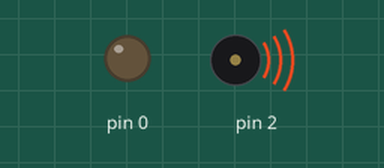
This sketch was run on a simulated Arduino Uno, built with avr-gcc and run on an emulated ATmega328P. Parts: output pins drawn as LEDs (lit = HIGH), buzzer (waves = sounding). Pins used as bus, display or sensor lines are not drawn.

Above: at 0.06 s.
At 3.08 s:
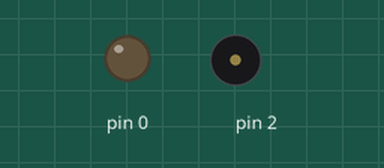
Timing chart, 0 to 3.7 s (numbered marks = the images above):
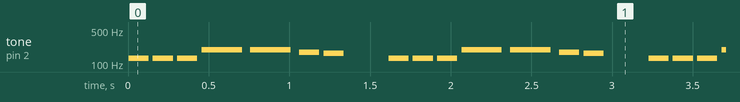

The sketch:

polling.ino
```cpp
//音樂部分(巨集)
#define NOTE_C3 131
#define NOTE_D3 147
#define NOTE_E3 165
#define NOTE_F3 175
#define NOTE_G3 196
#define NOTE_A3 220
#define NOTE_B3 247
#define NOTE_C4 262

//圖形部分(巨集)
#define ROW1 13
#define ROW2 12
#define ROW3 11
#define ROW4 10
#define ROW5 9
#define ROW6 8
#define ROW7 7
#define ROW8 6

#define COL1 5
#define COL2 4
#define COL3 3
#define COL4 A4
#define COL5 A3
#define COL6 A2
#define COL7 A1
#define COL8 A0

//#define BUTTON 2

//音樂部分(陣列)
int melody[] = {
  NOTE_C3, NOTE_C3, NOTE_C3, NOTE_G3, NOTE_G3, NOTE_F3, NOTE_E3, 0, NOTE_D3, NOTE_E3, NOTE_F3, 0, NOTE_E3,
  NOTE_D3, NOTE_C3, NOTE_C3, NOTE_E3, NOTE_D3, NOTE_G3, NOTE_C3, NOTE_C3, NOTE_C3, NOTE_D3
};

int noteDurations[] = {
  8, 8, 8, 4, 4, 8, 8, 8, 4, 8, 8, 8, 4,
  8, 8, 4, 4, 8, 4, 4, 8, 4, 4
};

//圖形部分(矩陣)
const int row[] = { ROW1, ROW2, ROW3, ROW4, ROW5, ROW6, ROW7, ROW8 };
const int col[] = { COL1, COL2, COL3, COL4, COL5, COL6, COL7, COL8 };

byte scan[8][8] = {
  {1, 0, 0, 0, 0, 0, 0, 0},
  {0, 1, 0, 0, 0, 0, 0, 0},
  {0, 0, 1, 0, 0, 0, 0, 0},
  {0, 0, 0, 1, 0, 0, 0, 0},
  {0, 0, 0, 0, 1, 0, 0, 0},
  {0, 0, 0, 0, 0, 1, 0, 0},
  {0, 0, 0, 0, 0, 0, 1, 0},
  {0, 0, 0, 0, 0, 0, 0, 1}
};

byte circle[8][8] = {
  {1, 1, 0, 0, 0, 0, 1, 1},
  {1, 0, 1, 1, 1, 1, 0, 1},
  {0, 1, 0, 1, 1, 0, 1, 0},
  {0, 1, 1, 1, 1, 1, 1, 0},
  {0, 1, 0, 1, 1, 0, 1, 0},
  {0, 1, 1, 0, 0, 1, 1, 0},
  {1, 0, 1, 1, 1, 1, 0, 1},
  {1, 1, 0, 0, 0, 0, 1, 1}
};


//byte previousState=0, presentState=0, patternNumber=0;

void setup()
{
  for (byte i = 0; i <= sizeof(row); i++) {
    pinMode(row[i], OUTPUT);
  }
  for (byte i = 0; i <= sizeof(col); i++) {
    pinMode(col[i], OUTPUT);
  }

  //pinMode(BUTTON, INPUT_PULLUP);
  //Serial.begin(9600);
}
int thisNote = -1, noteDuration = 0;
long presentTime = 0, previousTime = 0, pauseBetweenNotes = 0;


void checkToPlay() {
  presentTime = millis();
  if (presentTime - previousTime >= pauseBetweenNotes) {

    thisNote += 1;
    if (thisNote >= 8) {
      thisNote = -1;
      pauseBetweenNotes = 100;
      previousTime = millis();
    }
    else {


      noteDuration = 1000 / noteDurations[thisNote];
      tone(2, melody[thisNote], noteDuration);
      pauseBetweenNotes = noteDuration * 1.2;
      previousTime = presentTime;
    }
  }
}
void showPattern(byte matrix[8][8])
{
  for (byte i = 0; i < 8; i++) {
    for (byte j = 0; j < 8; j++) {
      digitalWrite(row[j],1-scan[i][j]);
      digitalWrite(col[j],1-matrix[i][j]);
    }
    for (byte j = 0; j < 8; j++) {
      digitalWrite(row[j], HIGH);
      digitalWrite(col[j], LOW);
    }
  }
}
void loop()
{
  showPattern(circle);
  delay(2);
  checkToPlay();
}


/*presentState = digitalRead(BUTTON);
  if(presentState == 1 && previousState == 0){
  patternNumber++;
  if(patternNumber > 2) patternNumber = 0;
  }
  Serial.println(patternNumber);

  if(patternNumber == 0) showPattern(circle);
  else if(patternNumber == 1) showPattern(H);
  else if(patternNumber == 2)showPattern(A);
  delay(2);
  previousState = presentState;*/
```

Measured:
- by itself, tone on pin 2: repeats every 1.6 s: 2 × (silent 0.03 s, 131 Hz 0.13 s), silent 0.03 s, 2 × (196 Hz 0.25 s, silent 0.05 s), 175 Hz 0.13 s, silent 0.03 s, 165 Hz 0.13 s, silent 0.28 s, 131 Hz 0.13 s
